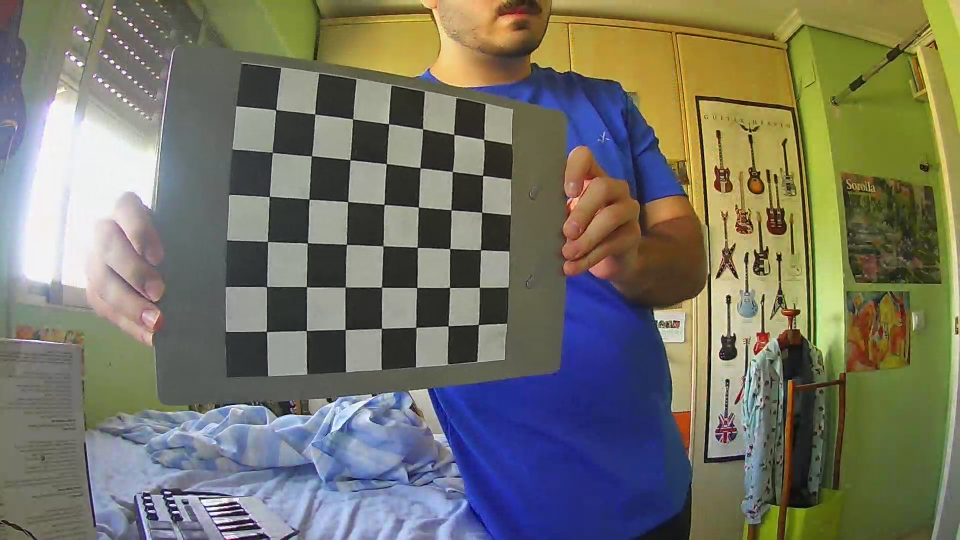
#> input picture chess_markers/11.jpg, 1920 x 1080 px, given in place of link, which was not available (shown at 1/2 size)
$ python realtime_color_follower.py   (older library calls are emulated)
#> lines starting #> are read from the running program, lines starting #| are printed output that depends on the picture; after the words box and inside, x2 and y2 are one past the last pixel; in counts of white or black regions, pixels touching at a corner belong together; pictures that were not available may be replaced by others from this repository, and a replacement may not be noted
import cv2
import numpy as np
import matplotlib.pyplot as plt

# camera matrix K. The real one (for some reason) is the transpose. [[fx, 0, 0], [s, fy, 0], [cx, cy, 1]]
K = np.array([[1283.2471531112978, 0.0,                961.3034904651593],
              [0.0,                1288.6515127343948, 517.3701696454254],
              [0.0,                0.0,                1.0]])

# distortion coefficients D. ¿¿ k1, k2, p1, p2 ??
D = np.array([[-0.12775519839463853], [-0.02714832019687175], [0.5168356372126586], [-0.0076847044003239]])

cam = cv2.VideoCapture('rtsp://link')
cv2.namedWindow("Result", cv2.WINDOW_NORMAL)

DIM = (1920, 1080)
map1, map2 = cv2.fisheye.initUndistortRectifyMap(K, D, np.eye(3), K, DIM, cv2.CV_16SC2)

while True:
    ret, frame = cam.read()
#> frame is the input picture: shape (1080, 1920, 3); mean B, G, R 101.9, 115.9, 116.7

    frame = cv2.resize(frame, DIM)

    undistorted_img = cv2.remap(frame, map1, map2, interpolation=cv2.INTER_LANCZOS4, borderMode=cv2.BORDER_CONSTANT)
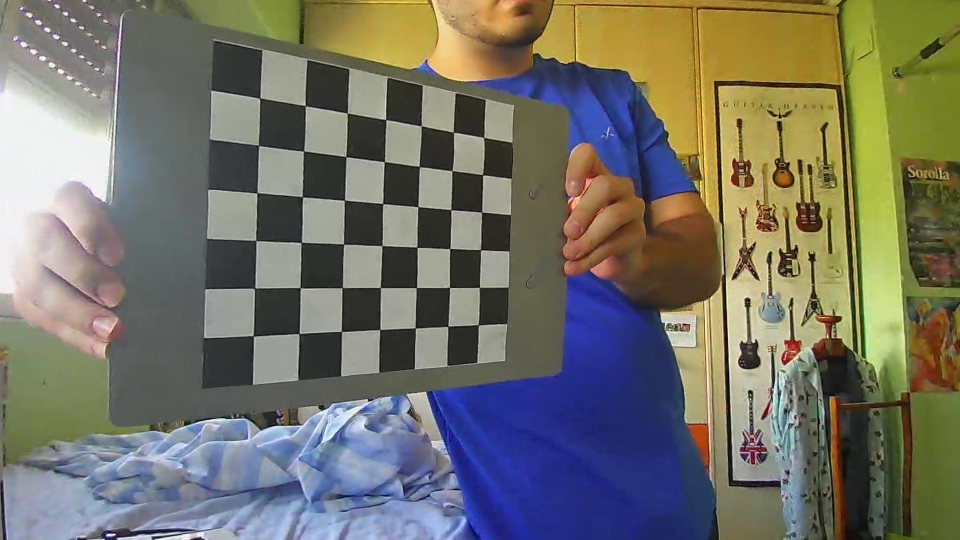
#> undistorted_img: shape (1080, 1920, 3) (shown at 1/2 size); mean B, G, R 103, 114.9, 116.3

    hsv = cv2.cvtColor(undistorted_img, cv2.COLOR_BGR2HSV)
#> hsv: shape (1080, 1920, 3); mean H, S, V 58.1, 89.8, 134.5
    hsv = cv2.blur(hsv, (5, 5))
#> hsv: shape (1080, 1920, 3); mean H, S, V 58.1, 89.8, 134.5

    # plt.imshow(hsv[:, :, ::-1])
    # plt.show()

    mask = cv2.inRange(hsv[:, :, ::-1], (160, 60, 90), (190, 220, 255))
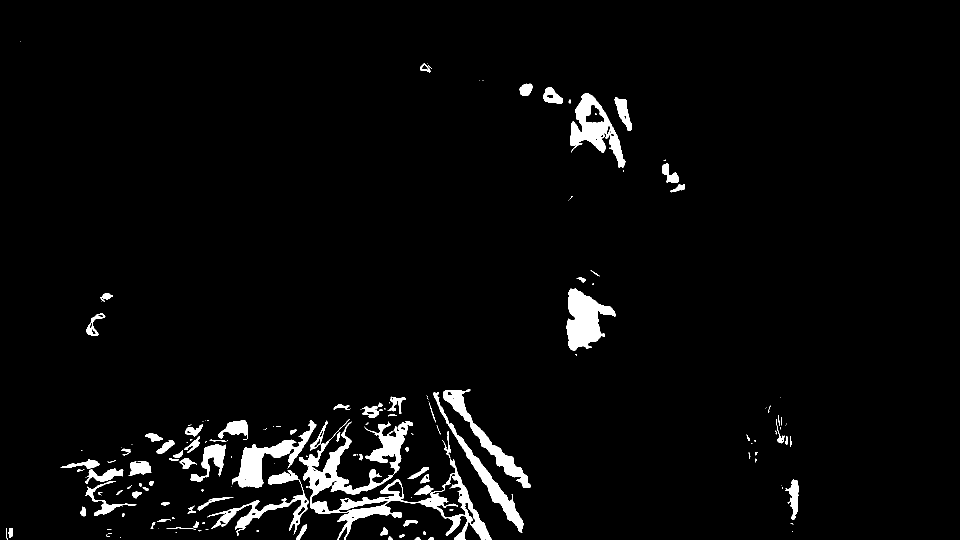
#> mask: shape (1080, 1920) (shown at 1/2 size); 3.5% white; 169 white regions (80 under 20 px), largest, box (x1, y1, x2, y2) and area: (598, 838, 984, 1080) 19091, (1133, 577, 1231, 702) 6797, (1141, 187, 1251, 335) 6194
    mask = cv2.morphologyEx(mask, cv2.MORPH_CLOSE, cv2.getStructuringElement(cv2.MORPH_RECT, (5, 5)), iterations=2)
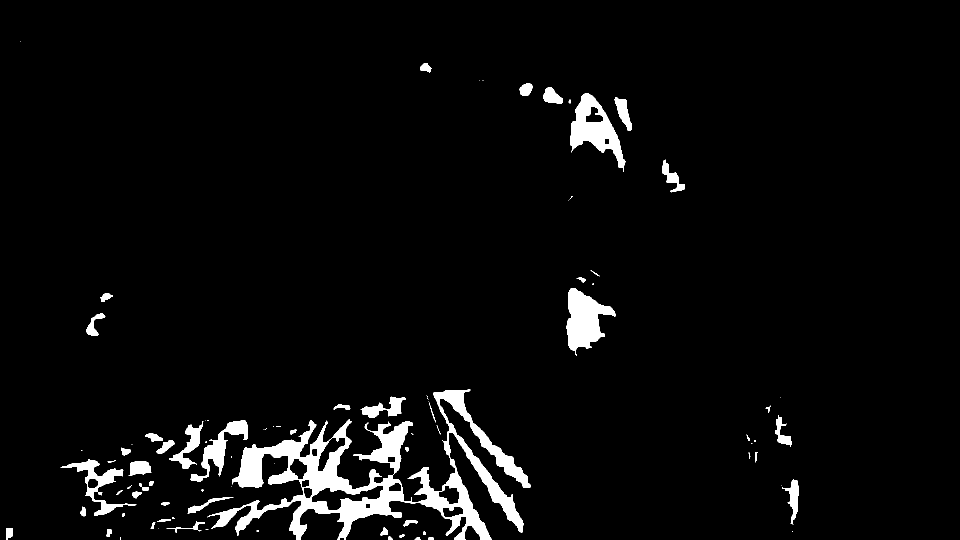
#> mask: shape (1080, 1920) (shown at 1/2 size); 4.1% white; 92 white regions (37 under 20 px), largest, box (x1, y1, x2, y2) and area: (415, 779, 1061, 1080) 48247, (1133, 577, 1231, 711) 7032, (1141, 187, 1251, 344) 6943
    mask = cv2.morphologyEx(mask, cv2.MORPH_DILATE, cv2.getStructuringElement(cv2.MORPH_RECT, (5, 5)), iterations=2)
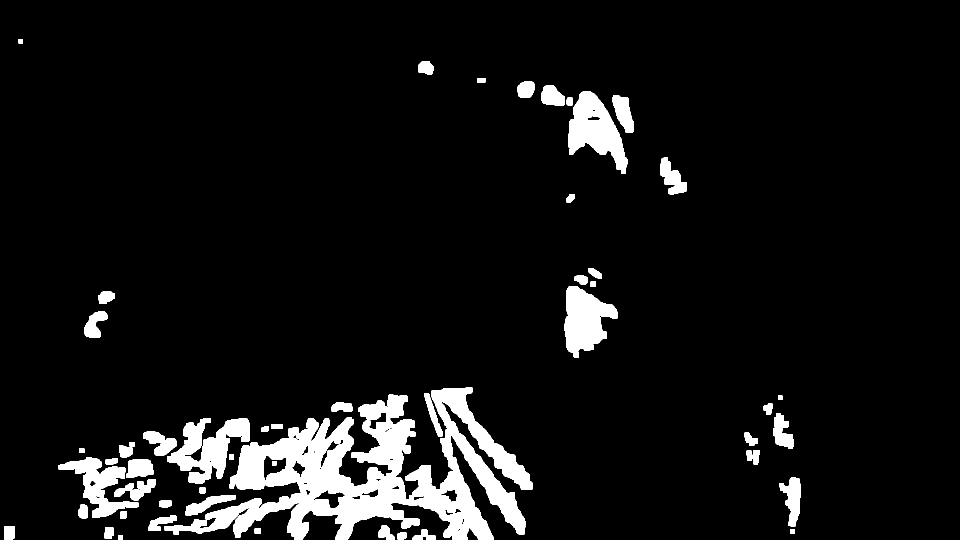
#> mask: shape (1080, 1920) (shown at 1/2 size); 7.4% white; 53 white regions
    mask = cv2.morphologyEx(mask, cv2.MORPH_OPEN, cv2.getStructuringElement(cv2.MORPH_RECT, (5, 5)), iterations=2)

    cv2.imshow("Mask", mask)

    contours, _ = cv2.findContours(mask, cv2.RETR_EXTERNAL, cv2.CHAIN_APPROX_SIMPLE)
#> contours = 53 contours; largest, box (x1, y1, x2, y2) and area: (329, 775, 1065, 1080) 83960, (1137, 183, 1255, 348) 9960, (334, 836, 500, 968) 9817, (1129, 573, 1235, 715) 9014, (117, 915, 277, 1036) 6790
    if len(contours) != 0:
        contour = max(contours, key=lambda x: cv2.contourArea(x))
#> contour = contour of 2190 points, box (x1, y1, x2, y2) (329, 775, 1065, 1080), area 83960
        (x, y, w, h) = cv2.boundingRect(contour)
#> x = 329; y = 775; w = 736; h = 305
        if 285 < x < 1609 and 311 < y < 625:
            cv2.circle(undistorted_img, (x + w // 2, y + h // 2), 10, (0, 255, 0), -1)

    cv2.imshow("Result", undistorted_img)
    if cv2.waitKey(1) == ord('q'):
#> (key q is pressed here)
        break


cv2.destroyAllWindows()
cam.release()

$ run again, on chess_markers/12.jpg
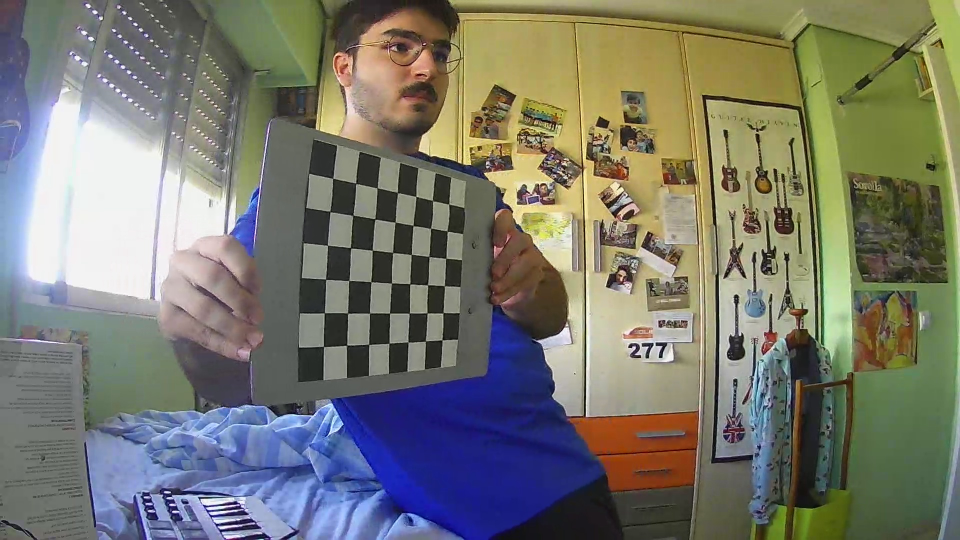
#> input picture chess_markers/12.jpg, 1920 x 1080 px, given in place of link, which was not available (shown at 1/2 size)
#> frame is the input picture: shape (1080, 1920, 3); mean B, G, R 110, 120.8, 120.7
#> `undistorted_img = cv2.remap(frame, map1, map2, interpolation=cv2.INTER..`:
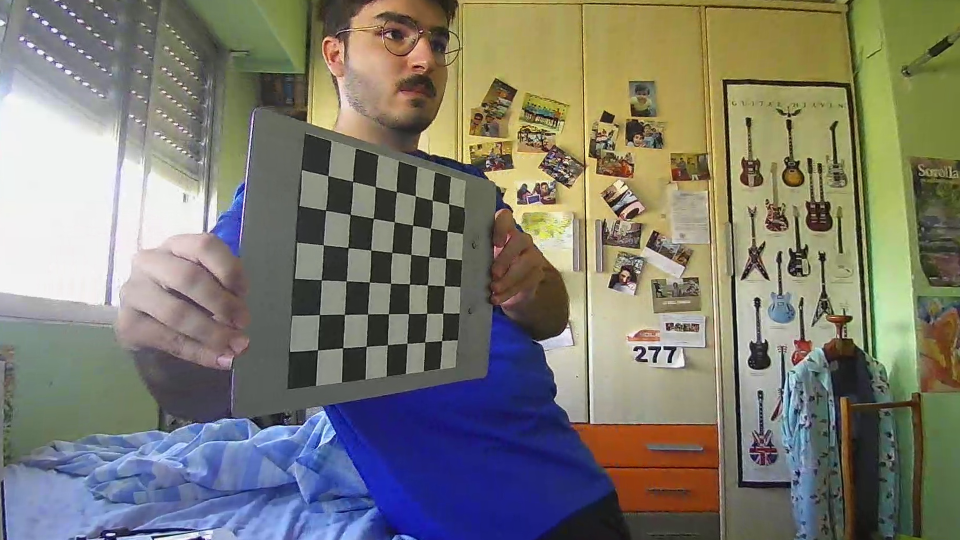
#> undistorted_img: shape (1080, 1920, 3) (shown at 1/2 size); mean B, G, R 112.6, 122.7, 124.3
#> `mask = cv2.morphologyEx(mask, cv2.MORPH_DILATE, cv2.getStructuringElem..`:
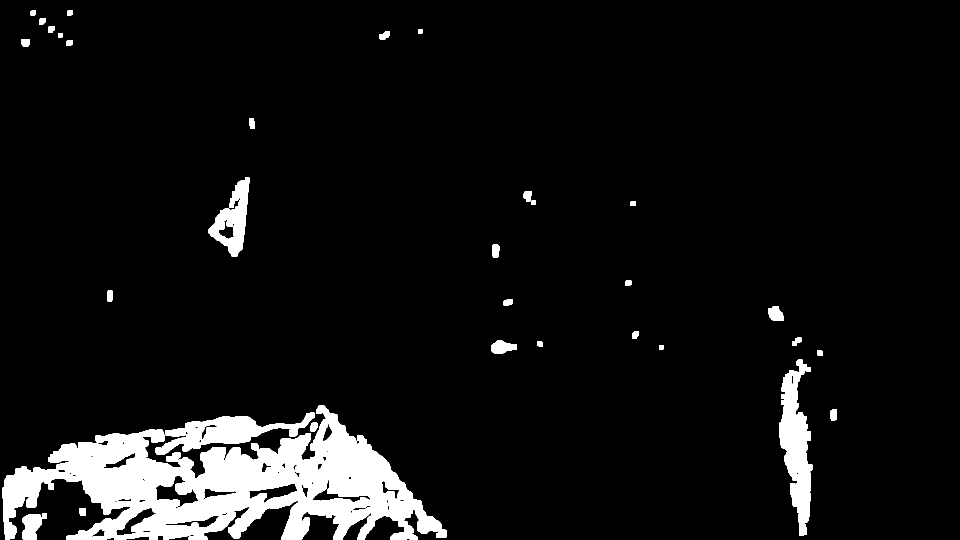
#> mask: shape (1080, 1920) (shown at 1/2 size); 7.1% white; 34 white regions
#> contours = 34 contours; largest, box (x1, y1, x2, y2) and area: (5, 810, 894, 1080) 119157, (1558, 719, 1625, 1071) 12277, (311, 825, 630, 910) 9712, (417, 355, 499, 513) 6279, (44, 1027, 94, 1080) 1610
#> contour = contour of 1602 points, box (x1, y1, x2, y2) (5, 810, 894, 1080), area 119157
#> x = 5; y = 810; w = 889; h = 270
